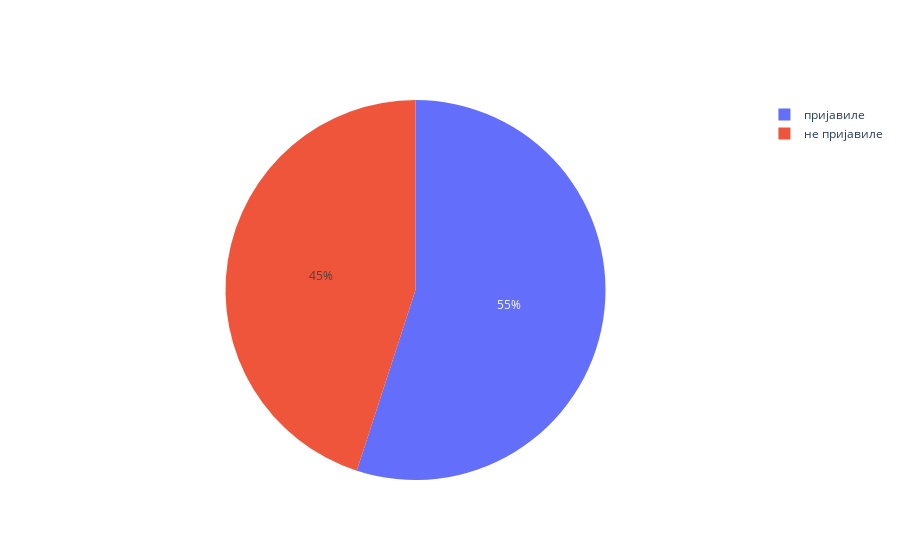

The cell this chart's notebook holds for it:
### Markdown cell above
## Kолку од машките испитаници пријавиле несакани ефекти

### Code cell
labels = ['пријавиле','не пријавиле']
values = [55,45]

fig = go.Figure(data=[go.Pie(labels=labels, values=values)])
fig.show()

### Figure 1 — Plotly figure (JSON) as saved in the notebook; plotly's stock layout.template omitted (floating-point values rounded to 4 significant figures)
{"data": [{"labels": ["пријавиле", "не пријавиле"], "type": "pie", "values": [55, 45]}], "layout": {}}
